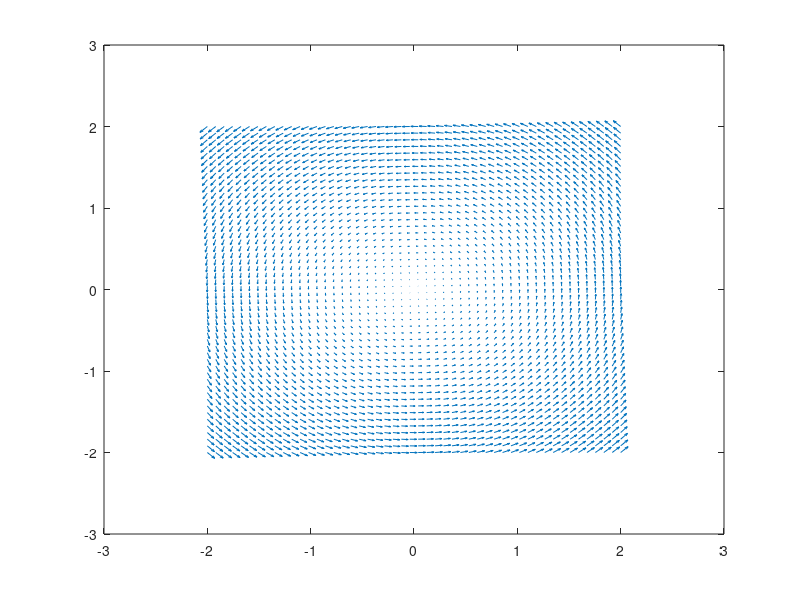

Write MATLAB code to recreate this figure.
clc
clear

n = 50;
x = linspace(-2,2,n);
y = linspace(-2,2,n);

[X,Y] = meshgrid(x,y);

for k = 1:n
    
    for i = 1:n
        
        Bx(k,i) = -1*Y(k,i);
        By(k,i) = X(k,i);
        
    end
    
end

quiver(X,Y,Bx,By);